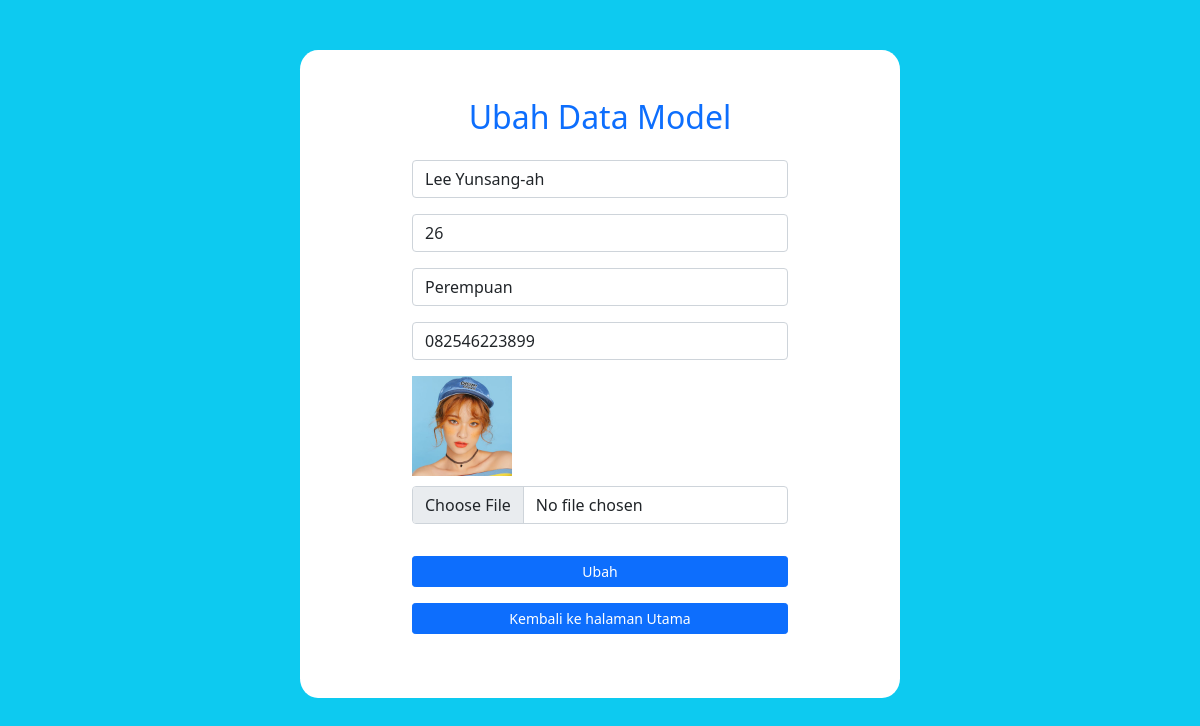
Screenshot of /ubah.php?id=1 (signed in) with the database file from the repository.
### tables this page shows
CREATE TABLE `model` (
  `id` int(11) NOT NULL,
  `nama` varchar(50) NOT NULL,
  `umur` int(3) NOT NULL,
  `kelamin` varchar(15) NOT NULL,
  `kontak` char(12) NOT NULL,
  `image` varchar(30) NOT NULL
);

### functions.php (called while the page is built, shortened)
<?php
$conn = mysqli_connect("localhost", "root", "", "phpdasar");
function query($query){
	global $conn;
	$result = mysqli_query($conn, $query);
	$rows = [];
	if (!$result) {
		return mysqli_error($conn);
	} else {
		while ($row = mysqli_fetch_assoc($result)) {
			$rows[] = $row;
		}
		return $rows;
	}
}
?>

### ubah.php (the view, shortened to what this page needs)
<?php
require "functions.php";
$id = $_GET['id'];
$model = query("SELECT * FROM model WHERE id = $id")[0];
?>
<!DOCTYPE html>
<html lang="en">
<head>
    <link href="https://cdn.jsdelivr.net/npm/bootstrap@5.0.2/dist/css/bootstrap.min.css" rel="stylesheet">
</head>
<body class="bg-info">
	<section class="ubah_data" id="ubah_data">
        <div class="container mt-5 pt-5 mb-5 pb-5 bg-white">
            <div class="row text-center mb-3">
               	<div class="col">
                    <h2>Ubah Data Model</h2>
                </div>
            </div>
            <div class="row justify-content-center">
                <div class="col-8">
                    <form action="" method="post" enctype="multipart/form-data">
                    	<div class="row mb-3">
                    		<div class="col">
	                    		<div class="mb-3">
							    	<input type="text" class="form-control" name="nama" id="nama" value="<?= $model["nama"]; ?>">
		                        </div>
		                        <div class="mb-3">
								    <input type="text" class="form-control" name="umur" id="umur" value="<?= $model["umur"]; ?>">
		                        </div>
		                        <div class="mb-3">
								    <input type="text" class="form-control" name="kelamin" id="kelamin" value="<?= $model["kelamin"]; ?>">
		                        </div>
		                        <div class="mb-3">
								    <input type="text" class="form-control" name="kontak" id="kontak" value="<?= $model["kontak"]; ?>">
		                        </div><div class="mb-3">
		                        	<img src="img/<?= $model["image"]; ?>" alt="<?= $model["image"]; ?>" width="100">
								    <input type="file" class="form-control" name="image" id="image">
		                        </div>
                    		</div>
                    	</div>
                       	<div class="row mb-3">
                       		<div class="col d-grid gap-3">
                       			<button type="submit" name="submit" class="btn btn-primary btn-sm">Ubah</button>
                       			<a href="index.php" name="index" class="btn btn-primary btn-sm">Kembali ke halaman Utama</a>
                       		</div>
                       	</div>
                    </form>
       	        </div>
            </div>
        </div>
    </section>
</body>
</html>

### ubah.php (style rules this page uses)
body { background-color: transparent; }
.ubah_data { margin-top: 50px; }
.ubah_data .container { width: 50%; border-radius: 3%; font-size: 14px; }
.ubah_data .container h2 { color: #0d6efd; }
.ubah_data .container img { display: block; margin-bottom: 10px; }

### rows the page displays
model: nama "Lee Yunsang-ah", umur "26", kelamin "Perempuan", kontak "082546223899", image (picture)
